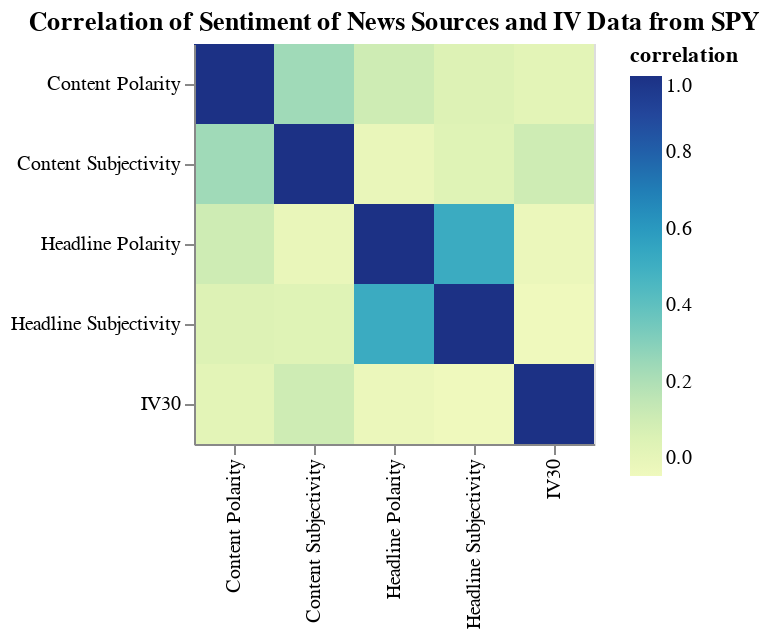

The cell this chart's notebook holds for it:
### Markdown cell above
## We first look at the SPY IV data and US news and business data

### Code cell
# Construct a heatmap of implied volatility and headline and content subjectivity
cormat2 = merged1[['IV30', 'Headline Polarity', 'Headline Subjectivity', 'Content Polarity', 'Content Subjectivity']].corr()
cormat_tidy_2 = cormat2.stack().reset_index().rename(columns={0:'correlation'})
heatmap2 = alt.Chart(cormat_tidy_2).mark_rect().encode(
    x = alt.X('level_0').axis().title(''),
    y = alt.Y('level_1').axis().title(''),
    color = 'correlation'
).properties(
    width = 200,
    height = 200,
    title = 'Correlation of Sentiment of News Sources and IV Data from SPY'
)

heatmap2.display()

### Figure 1 — Vega-Lite specification as saved in the notebook (floating-point values rounded to 4 significant figures)
{"config": {"view": {"continuousWidth": 300, "continuousHeight": 300}}, "data": {"name": "data-b9d17c36fae739a20f61f53950cfb3ad"}, "mark": {"type": "rect"}, "encoding": {"color": {"field": "correlation", "type": "quantitative"}, "x": {"axis": {}, "field": "level_0", "title": "", "type": "nominal"}, "y": {"axis": {}, "field": "level_1", "title": "", "type": "nominal"}}, "height": 200, "title": "Correlation of Sentiment of News Sources and IV Data from SPY", "width": 200, "$schema": "https://vega.github.io/schema/vega-lite/v5.8.0.json", "datasets": {"data-b9d17c36fae739a20f61f53950cfb3ad": [{"level_0": "IV30", "level_1": "IV30", "correlation": 1.0}, {"level_0": "IV30", "level_1": "Headline Polarity", "correlation": -0.02623}, {"level_0": "IV30", "level_1": "Headline Subjectivity", "correlation": -0.04739}, {"level_0": "IV30", "level_1": "Content Polarity", "correlation": 0.01683}, {"level_0": "IV30", "level_1": "Content Subjectivity", "correlation": 0.1021}, {"level_0": "Headline Polarity", "level_1": "IV30", "correlation": -0.02623}, {"level_0": "Headline Polarity", "level_1": "Headline Polarity", "correlation": 1.0}, {"level_0": "Headline Polarity", "level_1": "Headline Subjectivity", "correlation": 0.5201}, {"level_0": "Headline Polarity", "level_1": "Content Polarity", "correlation": 0.1024}, {"level_0": "Headline Polarity", "level_1": "Content Subjectivity", "correlation": -0.01352}, {"level_0": "Headline Subjectivity", "level_1": "IV30", "correlation": -0.04739}, {"level_0": "Headline Subjectivity", "level_1": "Headline Polarity", "correlation": 0.5201}, {"level_0": "Headline Subjectivity", "level_1": "Headline Subjectivity", "correlation": 1.0}, {"level_0": "Headline Subjectivity", "level_1": "Content Polarity", "correlation": 0.0479}, {"level_0": "Headline Subjectivity", "level_1": "Content Subjectivity", "correlation": 0.03583}, {"level_0": "Content Polarity", "level_1": "IV30", "correlation": 0.01683}, {"level_0": "Content Polarity", "level_1": "Headline Polarity", "correlation": 0.1024}, {"level_0": "Content Polarity", "level_1": "Headline Subjectivity", "correlation": 0.0479}, {"level_0": "Content Polarity", "level_1": "Content Polarity", "correlation": 1.0}, {"level_0": "Content Polarity", "level_1": "Content Subjectivity", "correlation": 0.235}, {"level_0": "Content Subjectivity", "level_1": "IV30", "correlation": 0.1021}, {"level_0": "Content Subjectivity", "level_1": "Headline Polarity", "correlation": -0.01352}, {"level_0": "Content Subjectivity", "level_1": "Headline Subjectivity", "correlation": 0.03583}, {"level_0": "Content Subjectivity", "level_1": "Content Polarity", "correlation": 0.235}, {"level_0": "Content Subjectivity", "level_1": "Content Subjectivity", "correlation": 1.0}]}}
